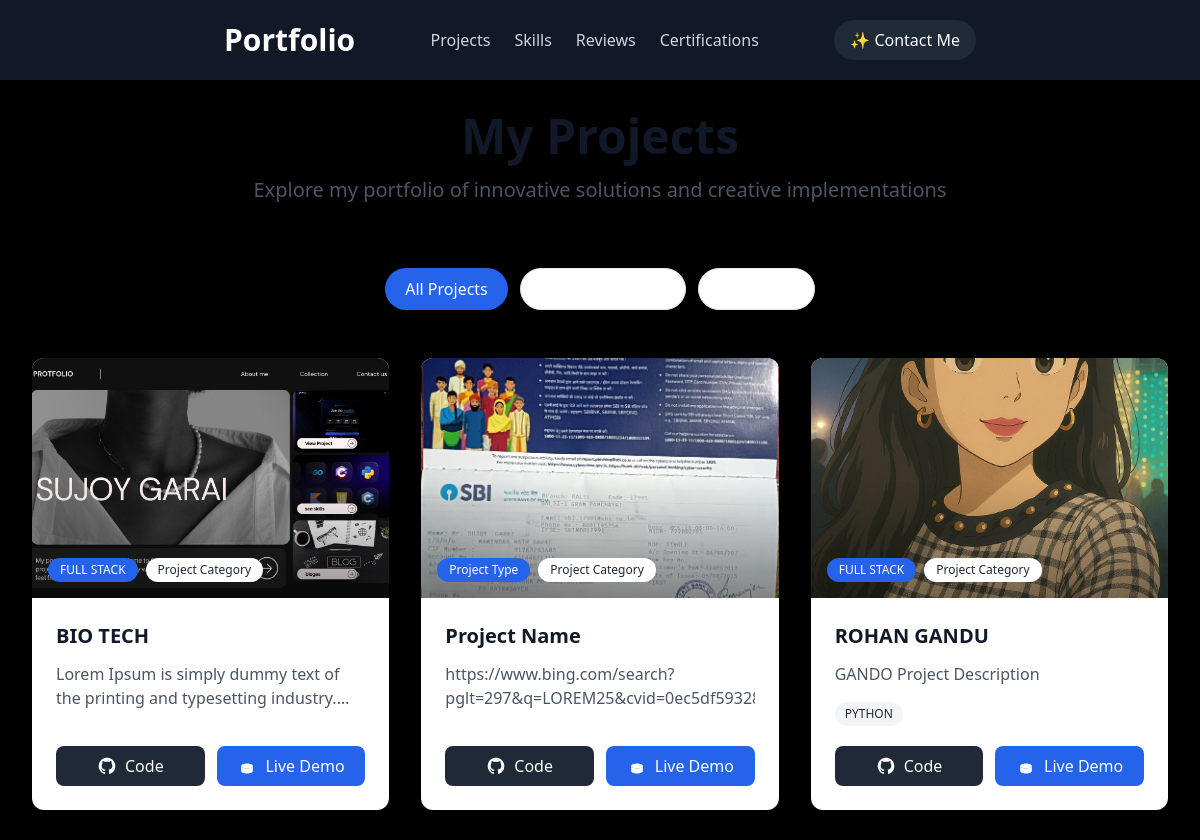
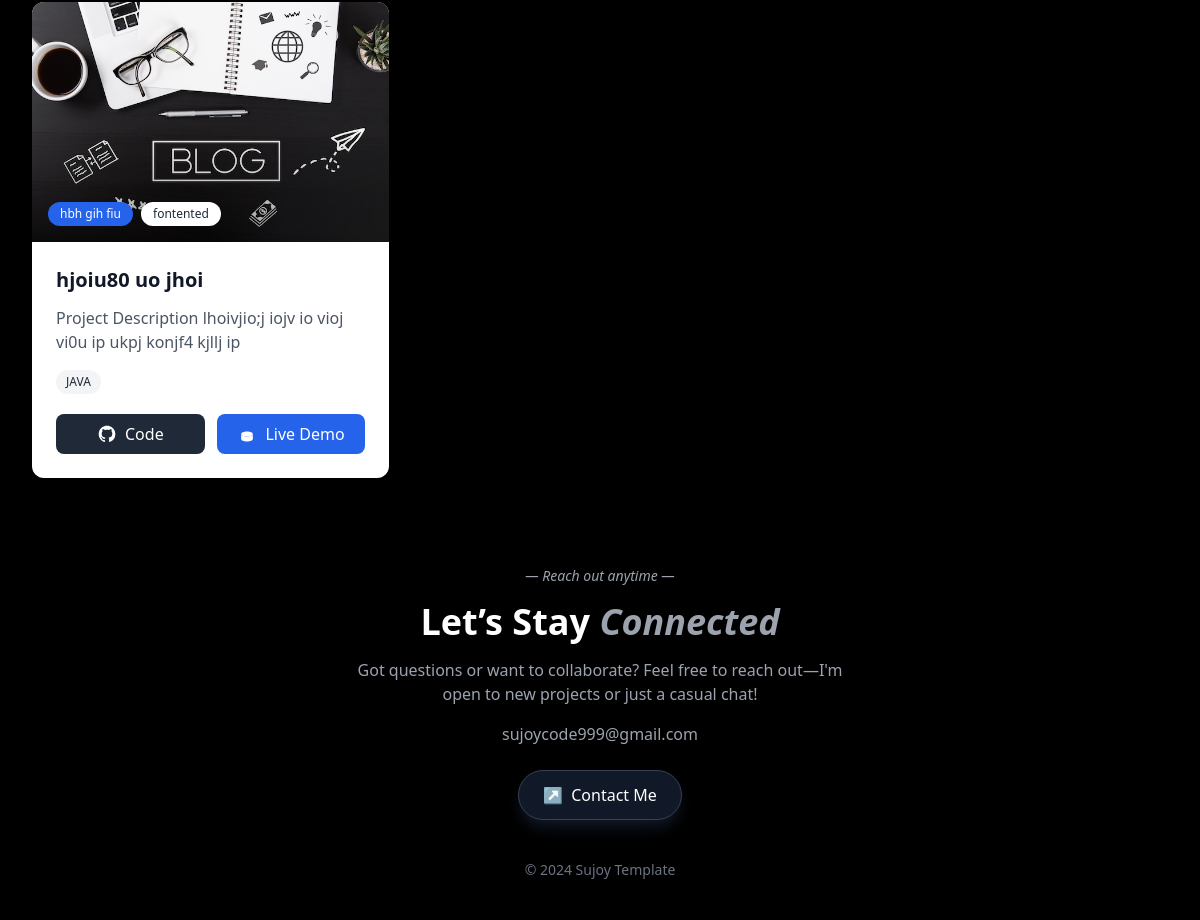
The page /projects/ on the database as committed earlier (2 pictures, top to bottom).
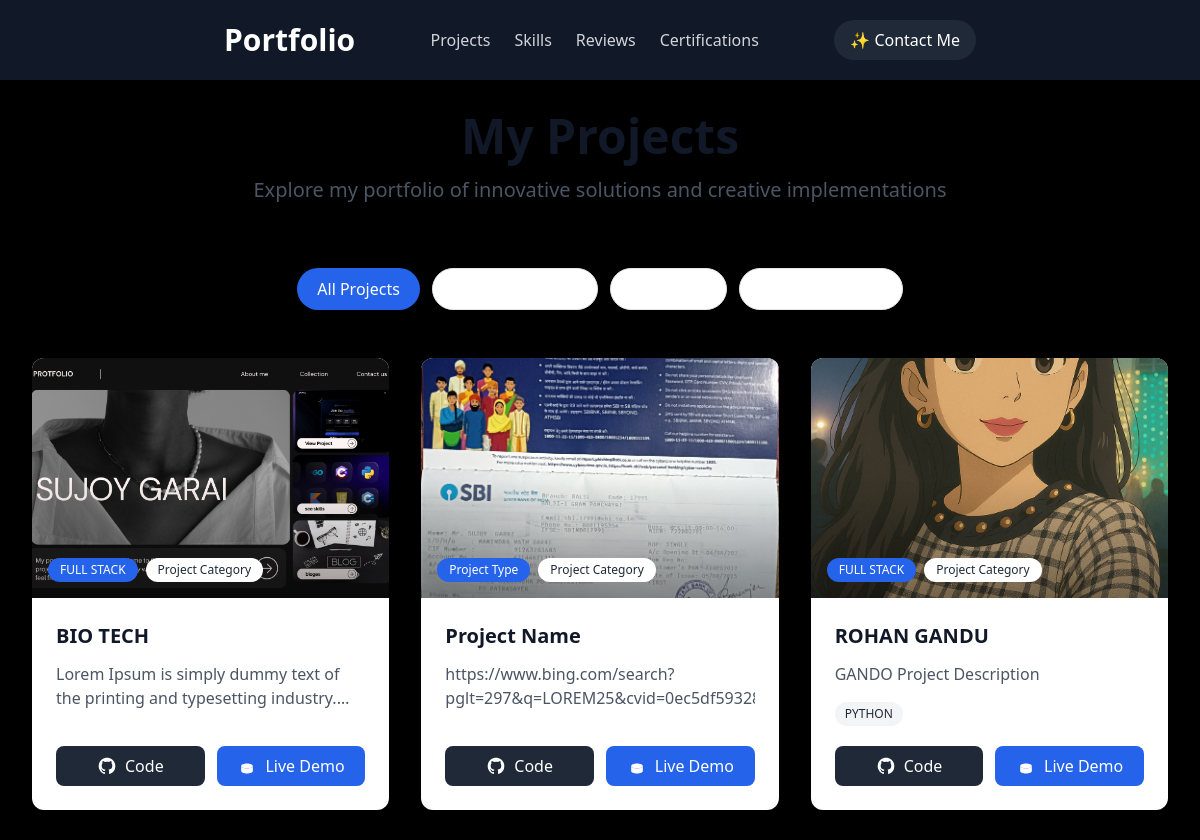
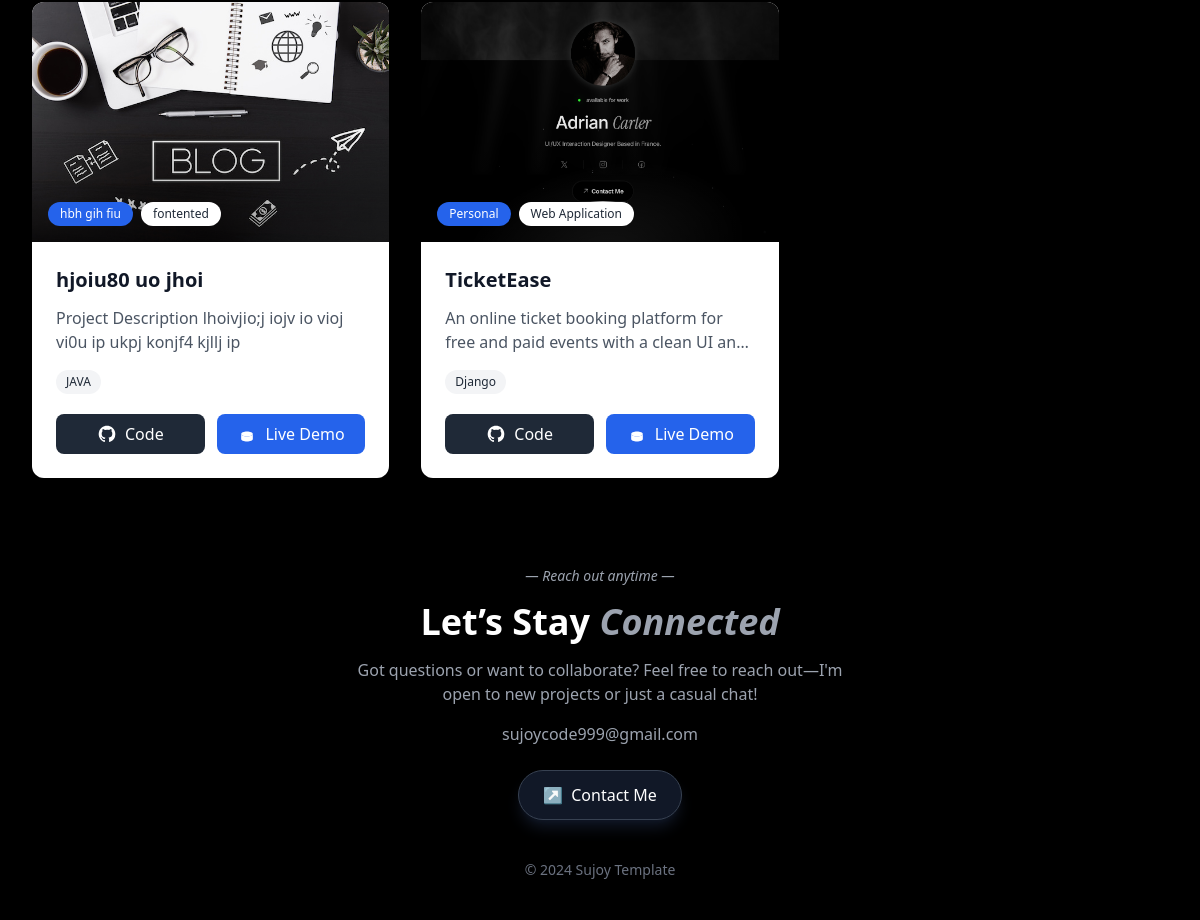
The same page on the database as committed later (2 pictures, top to bottom).
### pages/models.py (models this page shows, shortened)
class Project(models.Model):
    project_name = models.CharField(max_length=200)
    project_type = models.CharField(max_length=20, choices=[('personal', 'Personal'), ('professional', 'Professional')])
    category = models.CharField(max_length=100)
    description = models.TextField()
    image = models.ImageField(upload_to='projects/')
    github_link = models.URLField(blank=True, null=True , default='https://twitter.com/')
    preview_link = models.URLField(blank=True, null=True, default='https://twitter.com/')
    skills_used = models.ManyToManyField(All_Skills, blank=True)

class All_Skills(models.Model):
    skills_name = models.CharField(max_length=100)
    skills_img = models.ImageField(upload_to='skills_images/')
    proficiency = models.IntegerField(help_text="Proficiency level from 1 to 10")

### pages/views.py (the view)
# urls.py: path('projects/', views.projects, name='projects_list'),
def projects(request):
    project_list = Project.objects.all()
    categories = Project.objects.values_list('category', flat=True).distinct()
    context = {
        'projects': project_list,
        'categories': categories,
    }
    return render(request, 'project.html', context)

### templates/project.html (shortened to what this page needs)
{% extends "base.html" %}
{% block content %}
<section class="py-12 px-4 sm:px-6 lg:px-8 max-w-7xl mx-auto mt-16">
    <div class="text-center mb-16">
        <h1 class="text-5xl font-bold text-gray-900 dark:text-white mb-4">My Projects</h1>
        <p class="text-xl text-gray-600 dark:text-gray-300 max-w-3xl mx-auto">
            Explore my portfolio of innovative solutions and creative implementations
        </p>
    </div>
    <div class="flex flex-wrap justify-center gap-3 mb-12">
        <button class="filter-btn px-5 py-2 rounded-full bg-blue-600 text-white shadow-md hover:bg-blue-700 transition-colors" data-filter="all">
            All Projects
        </button>
        {% for category in categories %}
        <button class="filter-btn px-5 py-2 rounded-full bg-white dark:bg-gray-800 border border-gray-200 dark:border-gray-700 shadow-sm hover:bg-gray-50 dark:hover:bg-gray-700 transition-colors" data-filter="category-{{ category|slugify }}">
        </button>
        {% endfor %}
    </div>
    <div class="grid grid-cols-1 md:grid-cols-2 lg:grid-cols-3 gap-8">
        {% for project in projects %}
        <div class="project-card group relative bg-white dark:bg-gray-800 rounded-xl shadow-lg hover:shadow-2xl transition-all duration-300 overflow-hidden"
             data-categories="category-{{ project.category|slugify }}"
             data-types="type-{{ project.project_type }}">
            <a href="{% url 'project_detail' project.id %}" class="block">
                <div class="relative h-60 overflow-hidden">
                    <img src="{{ project.image.url }}" alt="{{ project.name }}" class="w-full h-full object-cover group-hover:scale-105 transition-transform duration-500">
                    <div class="absolute inset-0 bg-gradient-to-t from-black/40 via-transparent to-transparent"></div>
                    <div class="absolute bottom-4 left-4 flex gap-2">
                        <span class="px-3 py-1 text-xs font-medium rounded-full bg-blue-600 text-white">
                            {{ project.get_project_type_display }}
                        </span>
                        <span class="px-3 py-1 text-xs font-medium rounded-full bg-white dark:bg-gray-700 text-gray-800 dark:text-gray-200">
                            {{ project.category }}
                        </span>
                    </div>
                </div>
            </a>
            <div class="p-6">
                <a href="{% url 'project_detail' project.id %}" class="block mb-3">
                    <h3 class="text-xl font-bold text-gray-900 dark:text-white group-hover:text-blue-600 dark:group-hover:text-blue-400 transition-colors">
                        {{ project.project_name }}
                    </h3>
                </a>
                <p class="text-gray-600 dark:text-gray-300 mb-4 line-clamp-2">
                    {{ project.description }}
                </p>
                <div class="mb-5 flex flex-wrap gap-2">
                    {% for skill in project.skills_used.all %}
                    <span class="inline-flex items-center gap-1.5 px-2.5 py-1 text-xs font-medium rounded-full bg-gray-100 dark:bg-gray-700 text-gray-800 dark:text-gray-200">
                        {{ skill.skills_name }}
                    </span>
                    {% endfor %}
                </div>
                <div class="flex gap-3">
                    {% if project.github_link %}
                    <a href="{{ project.github_link }}" target="_blank" class="flex-1 inline-flex justify-center items-center gap-2 px-4 py-2 bg-gray-800 hover:bg-gray-700 text-white rounded-lg transition-colors">
                        <span>Code</span>
                    </a>
                    {% endif %}
                    {% if project.preview_link %}
                    <a href="{{ project.preview_link }}" target="_blank" class="flex-1 inline-flex justify-center items-center gap-2 px-4 py-2 bg-blue-600 hover:bg-blue-700 text-white rounded-lg transition-colors">
                        <svg class="w-5 h-5" fill="currentColor" viewBox="0 0 24 24">
                            <path d="M12 15c3.866 0 7-1.343 7-3s-3.134-3-7-3-7 1.343-7 3 3.134 3 7 3z" />
                            <path d="M12 15c3.866 0 7-1.343 7-3v6c0 1.657-3.134 3-7 3s-7-1.343-7-3v-6c0 1.657 3.134 3 7 3z" />
                        </svg>
                        <span>Live Demo</span>
                    </a>
                    {% endif %}
                </div>
            </div>
        </div>
        {% endfor %}
    </div>
</section>
{% endblock %}

### templates/base.html (shortened to what this page needs)
<!DOCTYPE html>
<html lang="en">
<head>
    <script src="https://cdn.tailwindcss.com"></script>
</head>
<body class="bg-black text-white">
    <header class="bg-gray-900 fixed top-0 left-0 w-full flex items-center justify-between px-6 py-4 md:px-56 md:py-5 shadow-md z-50">
        <div class="flex items-center">
            <a href="{% url 'index' %}">
                <span class="text-3xl font-semibold">Portfolio</span>
            </a>
        </div>
        <nav class="hidden md:flex items-center gap-6">
            <a href="{% url 'projects_list' %}" class="text-gray-300 hover:text-white transition">Projects</a>
            <a href="{% url 'skills_page' %}" class="text-gray-300 hover:text-white transition">Skills</a>
            <a href="{% url 'example' %}" class="text-gray-300 hover:text-white transition">Reviews</a>
            <a href="{% url 'example' %}" class="text-gray-300 hover:text-white transition">Certifications</a>
        </nav>
        <div class="hidden md:block">
            <a href="{% url 'contact' %}">
                <button class="bg-gray-800 text-white px-4 py-2 rounded-full flex items-center gap-2 hover:bg-gray-700 transition">
                    ✨ Contact Me
                </button>
            </a>
        </div>
    </header>
    <main class="mt-10">
        {% block content %}
        {% endblock %}
    </main>
    <footer class="bg-black text-white py-10 px-6 text-center">
        <div class="max-w-4xl mx-auto">
            <p class="text-sm italic text-gray-400 mb-4">— Reach out anytime —</p>
            <h2 class="text-4xl font-semibold">
                Let’s Stay <span class="italic text-gray-400">Connected</span>
            </h2>
            <p class="text-gray-400 mt-4 max-w-lg mx-auto">
                Got questions or want to collaborate? Feel free to reach out—I'm open to new projects or just a casual chat!
            </p>
            <p class="text-gray-400 mt-4">sujoycode999@gmail.com</p>
            <div class="mt-6">
                <a href="{% url 'contact' %}" class="inline-flex items-center gap-2 px-6 py-3 rounded-full bg-gray-900 hover:bg-gray-800 transition
                   border border-gray-700 shadow-lg shadow-gray-900">
                    <span>↗</span> Contact Me
                </a>
            </div>
        </div>
        <div class="mt-10 text-gray-500 text-sm">
            © 2024 Sujoy Template
        </div>
    </footer>
</body>
</html>

### templates/base.html (style rules this page uses)
.project-card { transition: transform 0.3s ease-out; }

Rows that differ between the two databases and show on the page:
added Project: image (picture), project_type "Personal", category "Web Application", project_name "TicketEase", description "An online ticket booking platform for free and paid events with a clean UI…"
added All_Skills: skills_name "Django", shown under "Personal"
